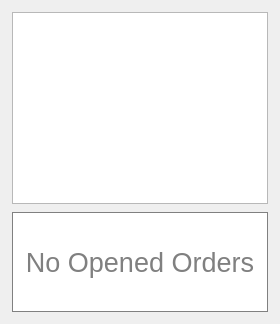
       <widget class="QWidget" name="groupOrders" native="true">
        <property name="sizePolicy">
         <sizepolicy hsizetype="Preferred" vsizetype="Preferred">
          <horstretch>0</horstretch>
          <verstretch>0</verstretch>
         </sizepolicy>
        </property>
        <property name="maximumSize">
         <size>
          <width>16777215</width>
          <height>16777215</height>
         </size>
        </property>
        <property name="accessibleName">
         <string>TR00018</string>
        </property>
        <layout class="QGridLayout" name="gridLayout_20">
         <property name="leftMargin">
          <number>12</number>
         </property>
         <property name="topMargin">
          <number>12</number>
         </property>
         <property name="rightMargin">
          <number>12</number>
         </property>
         <property name="bottomMargin">
          <number>12</number>
         </property>
         <property name="spacing">
          <number>8</number>
         </property>
         <item row="1" column="0" colspan="2">
          <widget class="QLabel" name="noOpenedOrdersLabel">
           <property name="sizePolicy">
            <sizepolicy hsizetype="Ignored" vsizetype="Preferred">
             <horstretch>0</horstretch>
             <verstretch>0</verstretch>
            </sizepolicy>
           </property>
           <property name="minimumSize">
            <size>
             <width>0</width>
             <height>100</height>
            </size>
           </property>
           <property name="font">
            <font>
             <pointsize>-1</pointsize>
            </font>
           </property>
           <property name="accessibleName">
            <string>TR00057</string>
           </property>
           <property name="styleSheet">
            <string notr="true">font-size:27px; border: 1px solid gray; background: white; color: gray</string>
           </property>
           <property name="text">
            <string>No Opened Orders</string>
           </property>
           <property name="alignment">
            <set>Qt::AlignCenter</set>
           </property>
           <property name="wordWrap">
            <bool>true</bool>
           </property>
           <property name="margin">
            <number>4</number>
           </property>
          </widget>
         </item>
         <item row="0" column="0" colspan="2">
          <widget class="QWidget" name="ordersTableFrame" native="true">
           <layout class="QGridLayout" name="gridLayout_15">
            <property name="leftMargin">
             <number>0</number>
            </property>
            <property name="topMargin">
             <number>0</number>
            </property>
            <property name="rightMargin">
             <number>0</number>
            </property>
            <property name="bottomMargin">
             <number>0</number>
            </property>
            <property name="spacing">
             <number>8</number>
            </property>
            <item row="1" column="0">
             <widget class="QTableView" name="ordersTable">
              <property name="sizePolicy">
               <sizepolicy hsizetype="Preferred" vsizetype="Preferred">
                <horstretch>0</horstretch>
                <verstretch>0</verstretch>
               </sizepolicy>
              </property>
              <property name="contextMenuPolicy">
               <enum>Qt::CustomContextMenu</enum>
              </property>
              <property name="styleSheet">
               <string notr="true">font-size:12px</string>
              </property>
              <property name="verticalScrollBarPolicy">
               <enum>Qt::ScrollBarAsNeeded</enum>
              </property>
              <property name="horizontalScrollBarPolicy">
               <enum>Qt::ScrollBarAsNeeded</enum>
              </property>
              <property name="editTriggers">
               <set>QAbstractItemView::NoEditTriggers</set>
              </property>
              <property name="showDropIndicator" stdset="0">
               <bool>false</bool>
              </property>
              <property name="alternatingRowColors">
               <bool>true</bool>
              </property>
              <property name="selectionBehavior">
               <enum>QAbstractItemView::SelectRows</enum>
              </property>
              <property name="textElideMode">
               <enum>Qt::ElideLeft</enum>
              </property>
              <property name="verticalScrollMode">
               <enum>QAbstractItemView::ScrollPerPixel</enum>
              </property>
              <property name="horizontalScrollMode">
               <enum>QAbstractItemView::ScrollPerPixel</enum>
              </property>
              <property name="showGrid">
               <bool>false</bool>
              </property>
              <property name="sortingEnabled">
               <bool>true</bool>
              </property>
              <property name="wordWrap">
               <bool>false</bool>
              </property>
              <attribute name="horizontalHeaderHighlightSections">
               <bool>false</bool>
              </attribute>
              <attribute name="horizontalHeaderMinimumSectionSize">
               <number>10</number>
              </attribute>
              <attribute name="verticalHeaderVisible">
               <bool>false</bool>
              </attribute>
              <attribute name="verticalHeaderHighlightSections">
               <bool>false</bool>
              </attribute>
             </widget>
            </item>
           </layout>
          </widget>
         </item>
        </layout>
       </widget>
